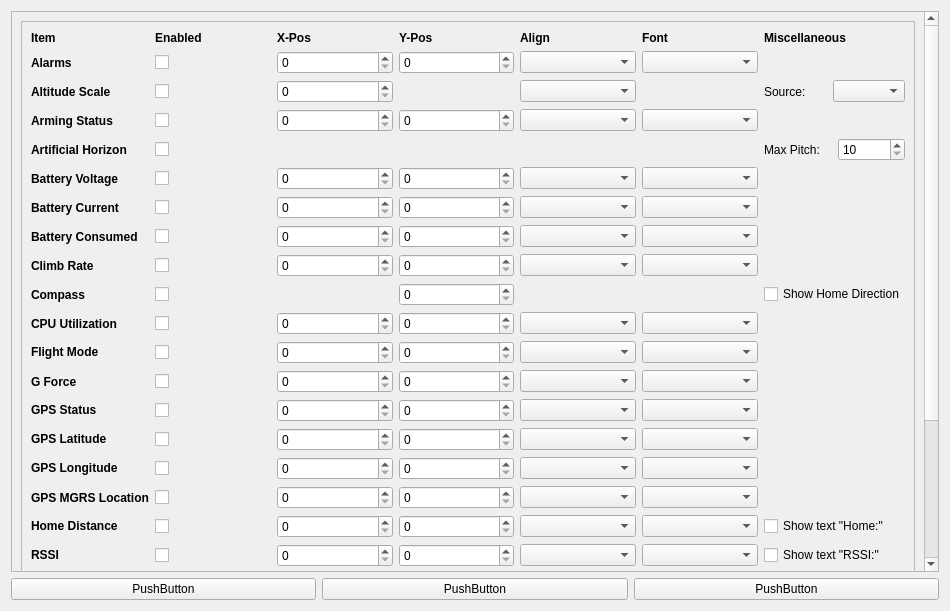
<?xml version="1.0" encoding="UTF-8"?>
<ui version="4.0">
 <class>OsdPage</class>
 <widget class="QWidget" name="OsdPage">
  <property name="geometry">
   <rect>
    <x>0</x>
    <y>0</y>
    <width>950</width>
    <height>611</height>
   </rect>
  </property>
  <property name="maximumSize">
   <size>
    <width>950</width>
    <height>16777215</height>
   </size>
  </property>
  <property name="windowTitle">
   <string>Form</string>
  </property>
  <layout class="QGridLayout" name="gridLayout_2">
   <item row="1" column="0">
    <layout class="QVBoxLayout" name="verticalLayout">
     <item>
      <layout class="QHBoxLayout" name="horizontalLayout_4">
       <item>
        <widget class="QPushButton" name="copyButton1">
         <property name="text">
          <string>PushButton</string>
         </property>
        </widget>
       </item>
       <item>
        <widget class="QPushButton" name="copyButton2">
         <property name="text">
          <string>PushButton</string>
         </property>
        </widget>
       </item>
       <item>
        <widget class="QPushButton" name="copyButton3">
         <property name="text">
          <string>PushButton</string>
         </property>
        </widget>
       </item>
      </layout>
     </item>
    </layout>
   </item>
   <item row="0" column="0">
    <widget class="QScrollArea" name="scrollArea">
     <property name="widgetResizable">
      <bool>true</bool>
     </property>
     <widget class="QWidget" name="scrollAreaWidgetContents">
      <property name="geometry">
       <rect>
        <x>0</x>
        <y>0</y>
        <width>916</width>
        <height>767</height>
       </rect>
      </property>
      <layout class="QVBoxLayout" name="verticalLayout_3">
       <item>
        <widget class="QFrame" name="frame">
         <property name="frameShape">
          <enum>QFrame::StyledPanel</enum>
         </property>
         <property name="frameShadow">
          <enum>QFrame::Raised</enum>
         </property>
         <layout class="QVBoxLayout" name="verticalLayout_2">
          <item>
           <layout class="QGridLayout" name="gridLayout" columnstretch="0,0,0,0,0,0,0">
            <item row="8" column="3">
             <widget class="QSpinBox" name="ClimbRateY">
              <property name="maximum">
               <number>265</number>
              </property>
             </widget>
            </item>
            <item row="8" column="5">
             <widget class="QComboBox" name="ClimbRateFont"/>
            </item>
            <item row="15" column="2">
             <widget class="QSpinBox" name="GpsLonX">
              <property name="maximum">
               <number>360</number>
              </property>
             </widget>
            </item>
            <item row="20" column="2">
             <widget class="QSpinBox" name="TimeX">
              <property name="maximum">
               <number>360</number>
              </property>
             </widget>
            </item>
            <item row="18" column="4">
             <widget class="QComboBox" name="RssiAlign"/>
            </item>
            <item row="18" column="5">
             <widget class="QComboBox" name="RssiFont"/>
            </item>
            <item row="20" column="3">
             <widget class="QSpinBox" name="TimeY">
              <property name="maximum">
               <number>265</number>
              </property>
             </widget>
            </item>
            <item row="18" column="1">
             <widget class="QCheckBox" name="RssiEnabled">
              <property name="text">
               <string/>
              </property>
             </widget>
            </item>
            <item row="20" column="4">
             <widget class="QComboBox" name="TimeAlign"/>
            </item>
            <item row="20" column="1">
             <widget class="QCheckBox" name="TimeEnabled">
              <property name="text">
               <string/>
              </property>
             </widget>
            </item>
            <item row="20" column="0">
             <widget class="QLabel" name="label_26">
              <property name="text">
               <string>&lt;html&gt;&lt;head/&gt;&lt;body&gt;&lt;p&gt;&lt;span style=&quot; font-weight:600;&quot;&gt;Time&lt;/span&gt;&lt;/p&gt;&lt;/body&gt;&lt;/html&gt;</string>
              </property>
             </widget>
            </item>
            <item row="20" column="5">
             <widget class="QComboBox" name="TimeFont"/>
            </item>
            <item row="13" column="5">
             <widget class="QComboBox" name="GpsStatusFont"/>
            </item>
            <item row="6" column="5">
             <widget class="QComboBox" name="BatteryCurrentFont"/>
            </item>
            <item row="2" column="2">
             <widget class="QSpinBox" name="AltitudeScaleX">
              <property name="maximum">
               <number>360</number>
              </property>
             </widget>
            </item>
            <item row="11" column="4">
             <widget class="QComboBox" name="FlightModeAlign"/>
            </item>
            <item row="13" column="3">
             <widget class="QSpinBox" name="GpsStatusY">
              <property name="maximum">
               <number>265</number>
              </property>
             </widget>
            </item>
            <item row="15" column="4">
             <widget class="QComboBox" name="GpsLonAlign"/>
            </item>
            <item row="18" column="2">
             <widget class="QSpinBox" name="RssiX">
              <property name="maximum">
               <number>360</number>
              </property>
             </widget>
            </item>
            <item row="13" column="0">
             <widget class="QLabel" name="label_19">
              <property name="toolTip">
               <string>Note: Needs GPS Module</string>
              </property>
              <property name="text">
               <string>&lt;html&gt;&lt;head/&gt;&lt;body&gt;&lt;p&gt;&lt;span style=&quot; font-weight:600;&quot;&gt;GPS Status&lt;/span&gt;&lt;/p&gt;&lt;/body&gt;&lt;/html&gt;</string>
              </property>
             </widget>
            </item>
            <item row="17" column="5">
             <widget class="QComboBox" name="HomeDistanceFont"/>
            </item>
            <item row="18" column="3">
             <widget class="QSpinBox" name="RssiY">
              <property name="maximum">
               <number>265</number>
              </property>
             </widget>
            </item>
            <item row="17" column="4">
             <widget class="QComboBox" name="HomeDistanceAlign"/>
            </item>
            <item row="19" column="2">
             <widget class="QSpinBox" name="SpeedScaleX">
              <property name="maximum">
               <number>360</number>
              </property>
             </widget>
            </item>
            <item row="7" column="3">
             <widget class="QSpinBox" name="BatteryConsumedY">
              <property name="maximum">
               <number>265</number>
              </property>
             </widget>
            </item>
            <item row="18" column="0">
             <widget class="QLabel" name="label_23">
              <property name="text">
               <string>&lt;html&gt;&lt;head/&gt;&lt;body&gt;&lt;p&gt;&lt;span style=&quot; font-weight:600;&quot;&gt;RSSI&lt;/span&gt;&lt;/p&gt;&lt;/body&gt;&lt;/html&gt;</string>
              </property>
             </widget>
            </item>
            <item row="5" column="1">
             <widget class="QCheckBox" name="BatteryVoltEnabled">
              <property name="text">
               <string/>
              </property>
             </widget>
            </item>
            <item row="7" column="2">
             <widget class="QSpinBox" name="BatteryConsumedX">
              <property name="maximum">
               <number>360</number>
              </property>
             </widget>
            </item>
            <item row="13" column="4">
             <widget class="QComboBox" name="GpsStatusAlign"/>
            </item>
            <item row="15" column="3">
             <widget class="QSpinBox" name="GpsLonY">
              <property name="maximum">
               <number>265</number>
              </property>
             </widget>
            </item>
            <item row="17" column="0">
             <widget class="QLabel" name="label_22">
              <property name="toolTip">
               <string>Note: NavigationFilter in StateEstimation settings has to be set</string>
              </property>
              <property name="text">
               <string>&lt;html&gt;&lt;head/&gt;&lt;body&gt;&lt;p&gt;&lt;span style=&quot; font-weight:600;&quot;&gt;Home Distance&lt;/span&gt;&lt;/p&gt;&lt;/body&gt;&lt;/html&gt;</string>
              </property>
             </widget>
            </item>
            <item row="3" column="3">
             <widget class="QSpinBox" name="ArmStatusY">
              <property name="maximum">
               <number>265</number>
              </property>
             </widget>
            </item>
            <item row="17" column="1">
             <widget class="QCheckBox" name="HomeDistanceEnabled">
              <property name="text">
               <string/>
              </property>
             </widget>
            </item>
            <item row="19" column="0">
             <widget class="QLabel" name="label_24">
              <property name="text">
               <string>&lt;html&gt;&lt;head/&gt;&lt;body&gt;&lt;p&gt;&lt;span style=&quot; font-weight:600;&quot;&gt;Speed Scale&lt;/span&gt;&lt;/p&gt;&lt;/body&gt;&lt;/html&gt;</string>
              </property>
             </widget>
            </item>
            <item row="15" column="1">
             <widget class="QCheckBox" name="GpsLonEnabled">
              <property name="text">
               <string/>
              </property>
             </widget>
            </item>
            <item row="0" column="4">
             <widget class="QLabel" name="label_5">
              <property name="font">
               <font>
                <weight>75</weight>
                <bold>true</bold>
               </font>
              </property>
              <property name="text">
               <string>Align</string>
              </property>
             </widget>
            </item>
            <item row="17" column="3">
             <widget class="QSpinBox" name="HomeDistanceY">
              <property name="maximum">
               <number>265</number>
              </property>
             </widget>
            </item>
            <item row="6" column="1">
             <widget class="QCheckBox" name="BatteryCurrentEnabled">
              <property name="text">
               <string/>
              </property>
             </widget>
            </item>
            <item row="5" column="0">
             <widget class="QLabel" name="label_13">
              <property name="font">
               <font>
                <weight>75</weight>
                <bold>true</bold>
               </font>
              </property>
              <property name="toolTip">
               <string>Note: Needs Battery Module</string>
              </property>
              <property name="text">
               <string>Battery Voltage</string>
              </property>
             </widget>
            </item>
            <item row="2" column="1">
             <widget class="QCheckBox" name="AltitudeScaleEnabled">
              <property name="text">
               <string/>
              </property>
             </widget>
            </item>
            <item row="1" column="0">
             <widget class="QLabel" name="label_8">
              <property name="font">
               <font>
                <weight>75</weight>
                <bold>true</bold>
               </font>
              </property>
              <property name="text">
               <string>Alarms</string>
              </property>
             </widget>
            </item>
            <item row="10" column="3">
             <widget class="QSpinBox" name="CpuY">
              <property name="maximum">
               <number>265</number>
              </property>
             </widget>
            </item>
            <item row="10" column="5">
             <widget class="QComboBox" name="CpuFont"/>
            </item>
            <item row="11" column="2">
             <widget class="QSpinBox" name="FlightModeX">
              <property name="maximum">
               <number>360</number>
              </property>
             </widget>
            </item>
            <item row="11" column="3">
             <widget class="QSpinBox" name="FlightModeY">
              <property name="maximum">
               <number>265</number>
              </property>
             </widget>
            </item>
            <item row="11" column="1">
             <widget class="QCheckBox" name="FlightModeEnabled">
              <property name="text">
               <string/>
              </property>
             </widget>
            </item>
            <item row="5" column="3">
             <widget class="QSpinBox" name="BatteryVoltY">
              <property name="maximum">
               <number>265</number>
              </property>
             </widget>
            </item>
            <item row="2" column="4">
             <widget class="QComboBox" name="AltitudeScaleAlign"/>
            </item>
            <item row="5" column="4">
             <widget class="QComboBox" name="BatteryVoltAlign"/>
            </item>
            <item row="14" column="2">
             <widget class="QSpinBox" name="GpsLatX">
              <property name="maximum">
               <number>360</number>
              </property>
             </widget>
            </item>
            <item row="4" column="1">
             <widget class="QCheckBox" name="ArtificialHorizonEnabled">
              <property name="text">
               <string/>
              </property>
             </widget>
            </item>
            <item row="6" column="3">
             <widget class="QSpinBox" name="BatteryCurrentY">
              <property name="maximum">
               <number>265</number>
              </property>
             </widget>
            </item>
            <item row="16" column="0">
             <widget class="QLabel" name="label_34">
              <property name="font">
               <font>
                <weight>75</weight>
                <bold>true</bold>
               </font>
              </property>
              <property name="text">
               <string>GPS MGRS Location</string>
              </property>
             </widget>
            </item>
            <item row="4" column="6">
             <layout class="QHBoxLayout" name="horizontalLayout">
              <item>
               <widget class="QLabel" name="label_35">
                <property name="text">
                 <string>Max Pitch:</string>
                </property>
               </widget>
              </item>
              <item>
               <widget class="QSpinBox" name="ArtificialHorizonMaxPitch">
                <property name="toolTip">
                 <string>Sets the amount of forward pitch that results in the artificial horizon displaying at the top of the screen.</string>
                </property>
                <property name="minimum">
                 <number>10</number>
                </property>
                <property name="maximum">
                 <number>255</number>
                </property>
               </widget>
              </item>
             </layout>
            </item>
            <item row="10" column="2">
             <widget class="QSpinBox" name="CpuX">
              <property name="maximum">
               <number>360</number>
              </property>
             </widget>
            </item>
            <item row="11" column="0">
             <widget class="QLabel" name="label_18">
              <property name="font">
               <font>
                <weight>75</weight>
                <bold>true</bold>
               </font>
              </property>
              <property name="text">
               <string>&lt;html&gt;&lt;head/&gt;&lt;body&gt;&lt;p&gt;&lt;span style=&quot; font-weight:600;&quot;&gt;Flight Mode&lt;/span&gt;&lt;/p&gt;&lt;/body&gt;&lt;/html&gt;</string>
              </property>
              <property name="textFormat">
               <enum>Qt::AutoText</enum>
              </property>
             </widget>
            </item>
            <item row="6" column="2">
             <widget class="QSpinBox" name="BatteryCurrentX">
              <property name="maximum">
               <number>360</number>
              </property>
             </widget>
            </item>
            <item row="14" column="0">
             <widget class="QLabel" name="label_20">
              <property name="toolTip">
               <string>Note: Needs GPS Module</string>
              </property>
              <property name="text">
               <string>&lt;html&gt;&lt;head/&gt;&lt;body&gt;&lt;p&gt;&lt;span style=&quot; font-weight:600;&quot;&gt;GPS Latitude&lt;/span&gt;&lt;/p&gt;&lt;/body&gt;&lt;/html&gt;</string>
              </property>
             </widget>
            </item>
            <item row="9" column="0">
             <widget class="QLabel" name="label_16">
              <property name="font">
               <font>
                <weight>75</weight>
                <bold>true</bold>
               </font>
              </property>
              <property name="text">
               <string>Compass</string>
              </property>
             </widget>
            </item>
            <item row="9" column="6">
             <layout class="QHBoxLayout" name="horizontalLayout_2">
              <item>
               <widget class="QCheckBox" name="CompassHomeDir">
                <property name="toolTip">
                 <string>Note: NavigationFilter in StateEstimation settings has to be set</string>
                </property>
                <property name="text">
                 <string>Show Home Direction</string>
                </property>
               </widget>
              </item>
             </layout>
            </item>
            <item row="15" column="5">
             <widget class="QComboBox" name="GpsLonFont"/>
            </item>
            <item row="17" column="2">
             <widget class="QSpinBox" name="HomeDistanceX">
              <property name="maximum">
               <number>360</number>
              </property>
             </widget>
            </item>
            <item row="14" column="5">
             <widget class="QComboBox" name="GpsLatFont"/>
            </item>
            <item row="0" column="3">
             <widget class="QLabel" name="label_4">
              <property name="font">
               <font>
                <weight>75</weight>
                <bold>true</bold>
               </font>
              </property>
              <property name="text">
               <string>Y-Pos</string>
              </property>
             </widget>
            </item>
            <item row="3" column="1">
             <widget class="QCheckBox" name="ArmStatusEnabled">
              <property name="text">
               <string/>
              </property>
             </widget>
            </item>
            <item row="3" column="0">
             <widget class="QLabel" name="label_11">
              <property name="font">
               <font>
                <weight>75</weight>
                <bold>true</bold>
               </font>
              </property>
              <property name="text">
               <string>Arming Status</string>
              </property>
             </widget>
            </item>
            <item row="14" column="3">
             <widget class="QSpinBox" name="GpsLatY">
              <property name="maximum">
               <number>265</number>
              </property>
             </widget>
            </item>
            <item row="19" column="1">
             <widget class="QCheckBox" name="SpeedScaleEnabled">
              <property name="text">
               <string/>
              </property>
             </widget>
            </item>
            <item row="2" column="0">
             <widget class="QLabel" name="label_9">
              <property name="font">
               <font>
                <weight>75</weight>
                <bold>true</bold>
               </font>
              </property>
              <property name="text">
               <string>Altitude Scale</string>
              </property>
             </widget>
            </item>
            <item row="13" column="2">
             <widget class="QSpinBox" name="GpsStatusX">
              <property name="maximum">
               <number>360</number>
              </property>
             </widget>
            </item>
            <item row="19" column="6">
             <layout class="QHBoxLayout" name="horizontalLayout_3">
              <item>
               <widget class="QLabel" name="label_25">
                <property name="text">
                 <string>Source:</string>
                </property>
               </widget>
              </item>
              <item>
               <widget class="QComboBox" name="SpeedScaleSource">
                <property name="toolTip">
                 <string>&lt;html&gt;&lt;head/&gt;&lt;body&gt;&lt;p&gt;GPS: Use velocity from GPS. Nav: Use fused velocity from navigation system. Airspeed: Use airspeed (needs Airspeed module and external sensor).&lt;/p&gt;&lt;/body&gt;&lt;/html&gt;</string>
                </property>
               </widget>
              </item>
             </layout>
            </item>
            <item row="14" column="1">
             <widget class="QCheckBox" name="GpsLatEnabled">
              <property name="text">
               <string/>
              </property>
             </widget>
            </item>
            <item row="13" column="1">
             <widget class="QCheckBox" name="GpsStatusEnabled">
              <property name="text">
               <string/>
              </property>
             </widget>
            </item>
            <item row="3" column="5">
             <widget class="QComboBox" name="ArmStatusFont"/>
            </item>
            <item row="15" column="0">
             <widget class="QLabel" name="label_21">
              <property name="toolTip">
               <string>Note: Needs GPS Module</string>
              </property>
              <property name="text">
               <string>&lt;html&gt;&lt;head/&gt;&lt;body&gt;&lt;p&gt;&lt;span style=&quot; font-weight:600;&quot;&gt;GPS Longitude&lt;/span&gt;&lt;/p&gt;&lt;/body&gt;&lt;/html&gt;</string>
              </property>
             </widget>
            </item>
            <item row="1" column="3">
             <widget class="QSpinBox" name="AlarmY">
              <property name="maximum">
               <number>265</number>
              </property>
             </widget>
            </item>
            <item row="10" column="4">
             <widget class="QComboBox" name="CpuAlign"/>
            </item>
            <item row="4" column="0">
             <widget class="QLabel" name="label_12">
              <property name="font">
               <font>
                <weight>75</weight>
                <bold>true</bold>
               </font>
              </property>
              <property name="text">
               <string>Artificial Horizon</string>
              </property>
             </widget>
            </item>
            <item row="3" column="2">
             <widget class="QSpinBox" name="ArmStatusX">
              <property name="maximum">
               <number>360</number>
              </property>
             </widget>
            </item>
            <item row="11" column="5">
             <widget class="QComboBox" name="FlightModeFont"/>
            </item>
            <item row="0" column="6">
             <widget class="QLabel" name="label_7">
              <property name="font">
               <font>
                <weight>75</weight>
                <bold>true</bold>
               </font>
              </property>
              <property name="text">
               <string>Miscellaneous</string>
              </property>
             </widget>
            </item>
            <item row="7" column="1">
             <widget class="QCheckBox" name="BatteryConsumedEnabled">
              <property name="text">
               <string/>
              </property>
             </widget>
            </item>
            <item row="6" column="0">
             <widget class="QLabel" name="label_14">
              <property name="font">
               <font>
                <weight>75</weight>
                <italic>false</italic>
                <bold>true</bold>
               </font>
              </property>
              <property name="toolTip">
               <string>Note: Needs Battery Module</string>
              </property>
              <property name="text">
               <string>Battery Current</string>
              </property>
             </widget>
            </item>
            <item row="7" column="0">
             <widget class="QLabel" name="label_15">
              <property name="font">
               <font>
                <weight>75</weight>
                <bold>true</bold>
               </font>
              </property>
              <property name="toolTip">
               <string>Note: Needs Battery Module</string>
              </property>
              <property name="text">
               <string>Battery Consumed</string>
              </property>
             </widget>
            </item>
            <item row="9" column="1">
             <widget class="QCheckBox" name="CompassEnabled">
              <property name="text">
               <string/>
              </property>
             </widget>
            </item>
            <item row="3" column="4">
             <widget class="QComboBox" name="ArmStatusAlign"/>
            </item>
            <item row="1" column="1">
             <widget class="QCheckBox" name="AlarmEnabled">
              <property name="text">
               <string/>
              </property>
             </widget>
            </item>
            <item row="1" column="4">
             <widget class="QComboBox" name="AlarmAlign"/>
            </item>
            <item row="5" column="2">
             <widget class="QSpinBox" name="BatteryVoltX">
              <property name="maximum">
               <number>360</number>
              </property>
             </widget>
            </item>
            <item row="1" column="5">
             <widget class="QComboBox" name="AlarmFont"/>
            </item>
            <item row="0" column="5">
             <widget class="QLabel" name="label_6">
              <property name="font">
               <font>
                <weight>75</weight>
                <bold>true</bold>
               </font>
              </property>
              <property name="text">
               <string>Font</string>
              </property>
             </widget>
            </item>
            <item row="14" column="4">
             <widget class="QComboBox" name="GpsLatAlign"/>
            </item>
            <item row="5" column="5">
             <widget class="QComboBox" name="BatteryVoltFont"/>
            </item>
            <item row="9" column="3">
             <widget class="QSpinBox" name="CompassY">
              <property name="maximum">
               <number>265</number>
              </property>
             </widget>
            </item>
            <item row="10" column="1">
             <widget class="QCheckBox" name="CpuEnabled">
              <property name="text">
               <string/>
              </property>
             </widget>
            </item>
            <item row="10" column="0">
             <widget class="QLabel" name="label_17">
              <property name="font">
               <font>
                <weight>75</weight>
                <bold>true</bold>
               </font>
              </property>
              <property name="text">
               <string>CPU Utilization</string>
              </property>
             </widget>
            </item>
            <item row="19" column="4">
             <widget class="QComboBox" name="SpeedScaleAlign"/>
            </item>
            <item row="5" column="6">
             <widget class="QLabel" name="label_27">
              <property name="text">
               <string/>
              </property>
             </widget>
            </item>
            <item row="7" column="4">
             <widget class="QComboBox" name="BatteryConsumedAlign"/>
            </item>
            <item row="2" column="6">
             <layout class="QHBoxLayout" name="horizontalLayout">
              <item>
               <widget class="QLabel" name="label_10">
                <property name="text">
                 <string>Source:</string>
                </property>
               </widget>
              </item>
              <item>
               <widget class="QComboBox" name="AltitudeScaleSource">
                <property name="toolTip">
                 <string>Baro: Raw barometer altitude. Nav: Fused altitude from navigation system. </string>
                </property>
               </widget>
              </item>
             </layout>
            </item>
            <item row="7" column="5">
             <widget class="QComboBox" name="BatteryConsumedFont"/>
            </item>
            <item row="1" column="2">
             <widget class="QSpinBox" name="AlarmX">
              <property name="maximum">
               <number>360</number>
              </property>
             </widget>
            </item>
            <item row="6" column="4">
             <widget class="QComboBox" name="BatteryCurrentAlign"/>
            </item>
            <item row="0" column="0">
             <widget class="QLabel" name="label">
              <property name="font">
               <font>
                <weight>75</weight>
                <bold>true</bold>
               </font>
              </property>
              <property name="text">
               <string>Item</string>
              </property>
             </widget>
            </item>
            <item row="0" column="2">
             <widget class="QLabel" name="label_3">
              <property name="font">
               <font>
                <weight>75</weight>
                <bold>true</bold>
               </font>
              </property>
              <property name="text">
               <string>X-Pos</string>
              </property>
             </widget>
            </item>
            <item row="0" column="1">
             <widget class="QLabel" name="label_2">
              <property name="font">
               <font>
                <weight>75</weight>
                <bold>true</bold>
               </font>
              </property>
              <property name="text">
               <string>Enabled</string>
              </property>
             </widget>
            </item>
            <item row="16" column="3">
             <widget class="QSpinBox" name="GpsMgrsY">
              <property name="maximum">
               <number>265</number>
              </property>
             </widget>
            </item>
            <item row="16" column="1">
             <widget class="QCheckBox" name="GpsMgrsEnabled">
              <property name="text">
               <string/>
              </property>
             </widget>
            </item>
            <item row="16" column="2">
             <widget class="QSpinBox" name="GpsMgrsX">
              <property name="maximum">
               <number>360</number>
              </property>
             </widget>
            </item>
            <item row="16" column="4">
             <widget class="QComboBox" name="GpsMgrsAlign"/>
            </item>
            <item row="16" column="5">
             <widget class="QComboBox" name="GpsMgrsFont"/>
            </item>
            <item row="17" column="6">
             <widget class="QCheckBox" name="HomeDistanceShowText">
              <property name="text">
               <string>Show text &quot;Home:&quot;</string>
              </property>
             </widget>
            </item>
            <item row="18" column="6">
             <widget class="QCheckBox" name="RssiShowText">
              <property name="text">
               <string>Show text &quot;RSSI:&quot;</string>
              </property>
             </widget>
            </item>
            <item row="8" column="0">
             <widget class="QLabel" name="label_36">
              <property name="font">
               <font>
                <weight>75</weight>
                <bold>true</bold>
               </font>
              </property>
              <property name="toolTip">
               <string>&lt;html&gt;&lt;head/&gt;&lt;body&gt;&lt;p&gt;Climb rate in m/s or ft/s&lt;/p&gt;&lt;/body&gt;&lt;/html&gt;</string>
              </property>
              <property name="text">
               <string>Climb Rate</string>
              </property>
             </widget>
            </item>
            <item row="8" column="1">
             <widget class="QCheckBox" name="ClimbRateEnabled">
              <property name="text">
               <string/>
              </property>
             </widget>
            </item>
            <item row="8" column="2">
             <widget class="QSpinBox" name="ClimbRateX">
              <property name="maximum">
               <number>360</number>
              </property>
             </widget>
            </item>
            <item row="8" column="4">
             <widget class="QComboBox" name="ClimbRateAlign"/>
            </item>
            <item row="12" column="0">
             <widget class="QLabel" name="label_37">
              <property name="font">
               <font>
                <weight>75</weight>
                <bold>true</bold>
               </font>
              </property>
              <property name="text">
               <string>G Force</string>
              </property>
             </widget>
            </item>
            <item row="12" column="1">
             <widget class="QCheckBox" name="GForceEnabled">
              <property name="text">
               <string/>
              </property>
             </widget>
            </item>
            <item row="12" column="2">
             <widget class="QSpinBox" name="GForceX">
              <property name="maximum">
               <number>360</number>
              </property>
             </widget>
            </item>
            <item row="12" column="3">
             <widget class="QSpinBox" name="GForceY">
              <property name="maximum">
               <number>265</number>
              </property>
             </widget>
            </item>
            <item row="12" column="4">
             <widget class="QComboBox" name="GForceAlign"/>
            </item>
            <item row="12" column="5">
             <widget class="QComboBox" name="GForceFont"/>
            </item>
           </layout>
          </item>
          <item>
           <widget class="Line" name="line">
            <property name="orientation">
             <enum>Qt::Horizontal</enum>
            </property>
           </widget>
          </item>
          <item>
           <layout class="QGridLayout" name="gridLayout_3" columnstretch="1,6,0,0,0,0">
            <item row="0" column="3">
             <widget class="QComboBox" name="mapCenterMode">
              <property name="toolTip">
               <string>&lt;html&gt;&lt;head/&gt;&lt;body&gt;&lt;p&gt;Show either a UAV centered map oriented in flight direction or a home centered map oriented north.&lt;/p&gt;&lt;/body&gt;&lt;/html&gt;</string>
              </property>
             </widget>
            </item>
            <item row="2" column="5">
             <widget class="QSpinBox" name="mapHeightMeters">
              <property name="minimum">
               <number>100</number>
              </property>
              <property name="maximum">
               <number>60000</number>
              </property>
              <property name="singleStep">
               <number>100</number>
              </property>
             </widget>
            </item>
            <item row="0" column="4">
             <widget class="QCheckBox" name="mapShowWp">
              <property name="toolTip">
               <string>&lt;html&gt;&lt;head/&gt;&lt;body&gt;&lt;p&gt;Show waypoints in map. Note: needs Path Planner module.&lt;/p&gt;&lt;/body&gt;&lt;/html&gt;</string>
              </property>
              <property name="text">
               <string>Show Waypoints</string>
              </property>
             </widget>
            </item>
            <item row="2" column="2">
             <widget class="QLabel" name="label_30">
              <property name="text">
               <string>Width meters</string>
              </property>
             </widget>
            </item>
            <item row="0" column="5">
             <widget class="QCheckBox" name="mapShowUavHome">
              <property name="toolTip">
               <string>&lt;html&gt;&lt;head/&gt;&lt;body&gt;&lt;p&gt;Show the UAV in the center of the screen (in UAV center mode) or the home location in home center mode.&lt;/p&gt;&lt;/body&gt;&lt;/html&gt;</string>
              </property>
              <property name="text">
               <string>Show UAV / Home</string>
              </property>
             </widget>
            </item>
            <item row="0" column="0">
             <widget class="QLabel" name="label_28">
              <property name="font">
               <font>
                <weight>75</weight>
                <bold>true</bold>
               </font>
              </property>
              <property name="text">
               <string>Map</string>
              </property>
             </widget>
            </item>
            <item row="0" column="1">
             <widget class="QCheckBox" name="MapEnabled">
              <property name="text">
               <string>Enabled</string>
              </property>
             </widget>
            </item>
            <item row="2" column="3">
             <widget class="QSpinBox" name="mapWidthMeters">
              <property name="minimum">
               <number>100</number>
              </property>
              <property name="maximum">
               <number>60000</number>
              </property>
              <property name="singleStep">
               <number>100</number>
              </property>
             </widget>
            </item>
            <item row="2" column="4">
             <widget class="QLabel" name="label_31">
              <property name="text">
               <string>Height meters</string>
              </property>
             </widget>
            </item>
            <item row="0" column="2">
             <widget class="QLabel" name="label_29">
              <property name="text">
               <string>Center Mode:</string>
              </property>
             </widget>
            </item>
            <item row="3" column="2">
             <widget class="QLabel" name="label_32">
              <property name="text">
               <string>Width pixels</string>
              </property>
             </widget>
            </item>
            <item row="3" column="3">
             <widget class="QSpinBox" name="mapWidthPixels">
              <property name="minimum">
               <number>50</number>
              </property>
              <property name="maximum">
               <number>360</number>
              </property>
             </widget>
            </item>
            <item row="3" column="5">
             <widget class="QSpinBox" name="mapHeightPixels">
              <property name="minimum">
               <number>50</number>
              </property>
              <property name="maximum">
               <number>266</number>
              </property>
             </widget>
            </item>
            <item row="3" column="4">
             <widget class="QLabel" name="label_33">
              <property name="text">
               <string>Height pixels</string>
              </property>
             </widget>
            </item>
            <item row="1" column="4">
             <widget class="QCheckBox" name="mapShowTablet">
              <property name="text">
               <string>Show Tablet</string>
              </property>
             </widget>
            </item>
           </layout>
          </item>
          <item>
           <spacer name="verticalSpacer">
            <property name="orientation">
             <enum>Qt::Vertical</enum>
            </property>
            <property name="sizeHint" stdset="0">
             <size>
              <width>20</width>
              <height>40</height>
             </size>
            </property>
           </spacer>
          </item>
         </layout>
        </widget>
       </item>
      </layout>
     </widget>
    </widget>
   </item>
  </layout>
 </widget>
 <tabstops>
  <tabstop>AlarmEnabled</tabstop>
  <tabstop>AlarmX</tabstop>
  <tabstop>AlarmY</tabstop>
  <tabstop>AlarmAlign</tabstop>
  <tabstop>AlarmFont</tabstop>
  <tabstop>AltitudeScaleEnabled</tabstop>
  <tabstop>AltitudeScaleX</tabstop>
  <tabstop>AltitudeScaleAlign</tabstop>
  <tabstop>AltitudeScaleSource</tabstop>
  <tabstop>ArmStatusEnabled</tabstop>
  <tabstop>ArmStatusX</tabstop>
  <tabstop>ArmStatusY</tabstop>
  <tabstop>ArmStatusAlign</tabstop>
  <tabstop>ArmStatusFont</tabstop>
  <tabstop>ArtificialHorizonEnabled</tabstop>
  <tabstop>ArtificialHorizonMaxPitch</tabstop>
  <tabstop>BatteryVoltEnabled</tabstop>
  <tabstop>BatteryVoltX</tabstop>
  <tabstop>BatteryVoltY</tabstop>
  <tabstop>BatteryVoltAlign</tabstop>
  <tabstop>BatteryVoltFont</tabstop>
  <tabstop>BatteryCurrentEnabled</tabstop>
  <tabstop>BatteryCurrentX</tabstop>
  <tabstop>BatteryCurrentY</tabstop>
  <tabstop>BatteryCurrentAlign</tabstop>
  <tabstop>BatteryCurrentFont</tabstop>
  <tabstop>BatteryConsumedEnabled</tabstop>
  <tabstop>BatteryConsumedX</tabstop>
  <tabstop>BatteryConsumedY</tabstop>
  <tabstop>BatteryConsumedAlign</tabstop>
  <tabstop>BatteryConsumedFont</tabstop>
  <tabstop>CompassEnabled</tabstop>
  <tabstop>CompassY</tabstop>
  <tabstop>CompassHomeDir</tabstop>
  <tabstop>CpuEnabled</tabstop>
  <tabstop>CpuX</tabstop>
  <tabstop>CpuY</tabstop>
  <tabstop>CpuAlign</tabstop>
  <tabstop>CpuFont</tabstop>
  <tabstop>FlightModeEnabled</tabstop>
  <tabstop>FlightModeX</tabstop>
  <tabstop>FlightModeY</tabstop>
  <tabstop>FlightModeAlign</tabstop>
  <tabstop>FlightModeFont</tabstop>
  <tabstop>GpsStatusEnabled</tabstop>
  <tabstop>GpsStatusX</tabstop>
  <tabstop>GpsStatusY</tabstop>
  <tabstop>GpsStatusAlign</tabstop>
  <tabstop>GpsStatusFont</tabstop>
  <tabstop>GpsLatEnabled</tabstop>
  <tabstop>GpsLatX</tabstop>
  <tabstop>GpsLatY</tabstop>
  <tabstop>GpsLatAlign</tabstop>
  <tabstop>GpsLatFont</tabstop>
  <tabstop>GpsLonEnabled</tabstop>
  <tabstop>GpsLonX</tabstop>
  <tabstop>GpsLonY</tabstop>
  <tabstop>GpsLonAlign</tabstop>
  <tabstop>GpsLonFont</tabstop>
  <tabstop>HomeDistanceEnabled</tabstop>
  <tabstop>HomeDistanceX</tabstop>
  <tabstop>HomeDistanceY</tabstop>
  <tabstop>HomeDistanceAlign</tabstop>
  <tabstop>HomeDistanceFont</tabstop>
  <tabstop>RssiEnabled</tabstop>
  <tabstop>RssiX</tabstop>
  <tabstop>RssiY</tabstop>
  <tabstop>RssiAlign</tabstop>
  <tabstop>RssiFont</tabstop>
  <tabstop>SpeedScaleEnabled</tabstop>
  <tabstop>SpeedScaleX</tabstop>
  <tabstop>SpeedScaleAlign</tabstop>
  <tabstop>SpeedScaleSource</tabstop>
  <tabstop>TimeEnabled</tabstop>
  <tabstop>TimeX</tabstop>
  <tabstop>TimeY</tabstop>
  <tabstop>TimeAlign</tabstop>
  <tabstop>TimeFont</tabstop>
  <tabstop>copyButton1</tabstop>
  <tabstop>copyButton2</tabstop>
  <tabstop>copyButton3</tabstop>
 </tabstops>
 <resources/>
 <connections/>
</ui>
